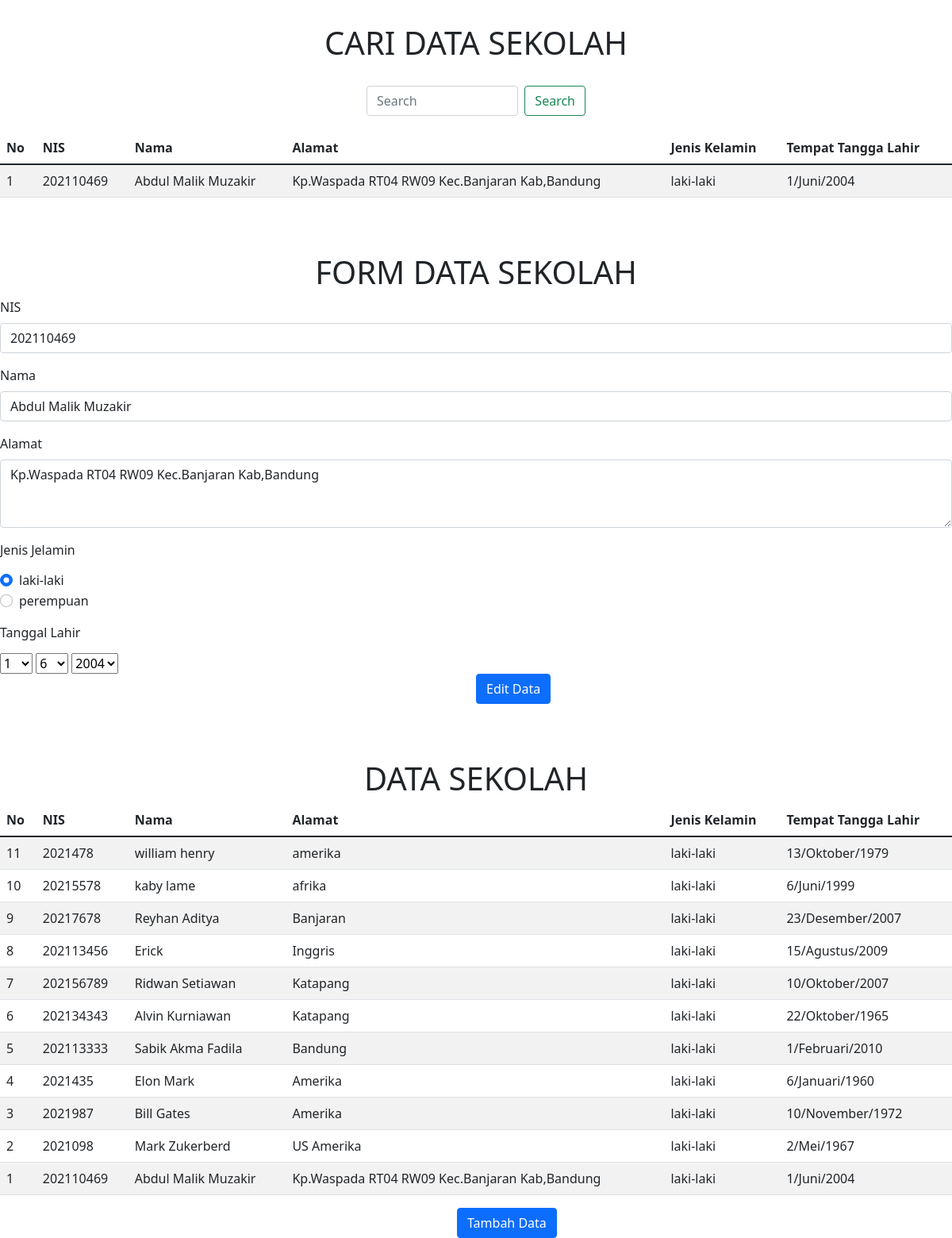
/XI_RPL_1/AbdulMalikMuzakir/abdul/simpan.php, run on the app's committed database.
### tables this page shows
CREATE TABLE `datasekolah` (
  `id` int(11) NOT NULL,
  `nis` int(15) NOT NULL,
  `nama` varchar(50) NOT NULL,
  `alamat` text NOT NULL,
  `jk` enum('laki-laki','perempuan') NOT NULL,
  `ttl` varchar(20) NOT NULL
);

### XI_RPL_1/AbdulMalikMuzakir/abdul/simpan.php (the view, shortened to what this page needs)
<?php
require_once ("database.php");
$query = mysqli_query($conn,"SELECT * FROM datasekolah ORDER BY id DESC");
?>
<!doctype html>
<html lang="en">
  <head>
    <link href="https://cdn.jsdelivr.net/npm/bootstrap@5.1.3/dist/css/bootstrap.min.css" rel="stylesheet">
  </head>
  <body>
    <h1 align="center" style="margin-top: 30px;">CARI DATA SEKOLAH</h1>
    <div class="container-fluid" style="background-color: #fff; width: 300px; margin-top: 30px; padding-bottom: 20px;">
        <form class="d-flex" action="" method="POST" autocomplete="off">
            <input class="form-control me-2" maxlength="3" type="search" name="cari" placeholder="Search" aria-label="Search">
            <button class="btn btn-outline-success" type="submit" name="btnCari">Search</button>
        </form>
    </div>
    <table class="table table-striped">
        <thead>
            <tr>
                <th>No</th>
                <th>NIS</th>
                <th>Nama</th>
                <th>Alamat</th>
                <th>Jenis Kelamin</th>
                <th>Tempat Tangga Lahir</th>
            </tr>
        </thead>
        <?php
        if(isset($_POST['btnCari'])) {
            $cari = $conn->real_escape_string($_POST['cari']);
            function validate($data) {
                $data = trim($data);
                $data = stripslashes($data);
                $data = htmlspecialchars($data);
                return $data;
            }
            $cari = validate(filter_var($cari, FILTER_SANITIZE_STRING));
            $data = mysqli_query($conn,"SELECT * FROM datasekolah WHERE id = $cari");
        } else {
            $data = mysqli_query($conn,"SELECT * FROM datasekolah");
        }
        $d = mysqli_fetch_array($data);
        ?>
        <tbody>
            <tr>
                <td><?php echo $d['id'] ?></td>
                <td><?php echo $d['nis'] ?></td>
                <td><?php echo $d['nama'] ?></td>
                <td><?php echo $d['alamat'] ?></td>
                <td><?php echo $d['jk'] ?></td>
                <td><?php echo $d['ttl'] ?></td>
            </tr>
        </tbody>
    </table>
    <h1 align="center" style="margin-top: 70px;">FORM DATA SEKOLAH</h1>
    <form action="" method="POST" autocomplete="off">
            <?php
            if(isset($_POST['btnCari'])) {
                $cari = $conn->real_escape_string($_POST['cari']);
                $cari = filter_var($cari, FILTER_SANITIZE_STRING);
                $data = mysqli_query($conn,"SELECT * FROM datasekolah WHERE id = $cari");
            } else {
                $data = mysqli_query($conn,"SELECT * FROM datasekolah");
            }
            $d1 = mysqli_fetch_array($data);
            $data2 = $d1['ttl'];
            $data3 = explode("/", $data2);
            switch ($data3[1]) {
                  case 'Juni':
                    $bln1 = "6";
                    break;
                }
        ?>
        <div class="mb-3">
            <label for="exampleFormControlInput1" class="form-label">NIS</label>
            <input type="text" class="form-control" id="exampleFormControlInput1" value="<?php echo $d1['nis'] ?>" name="nis" maxlength="9" placeholder="NIS" required>
        </div>
        <div class="mb-3">
            <label for="exampleFormControlInput1" class="form-label">Nama</label>
            <input type="text" class="form-control" id="exampleFormControlInput1" value="<?php echo $d1['nama'] ?>" name="nama" maxlength="30" placeholder="Nama" required>
        </div>
        <div class="mb-3">
            <label for="exampleFormControlTextarea1" class="form-label">Alamat</label>
            <textarea class="form-control" id="exampleFormControlTextarea1" name="alamat" placeholder="Alamat" maxlength="40" rows="3" required><?php echo $d1['alamat'] ?></textarea>
        </div>
        <label style="margin-bottom: 14px;">Jenis Jelamin</label>
        <div class="form-check">
          <input class="form-check-input" <?php echo ($d1['jk'] == "laki-laki" ? "checked" : "") ?> type="radio" name="jk" value="laki-laki" id="flexRadioDefault1" >
          <label class="form-check-label" for="flexRadioDefault1">laki-laki</label>
        </div>
        <div class="form-check">
          <input class="form-check-input" <?php echo ($d1['jk'] == "perempuan" ? "checked" : "") ?> type="radio" name="jk" value="perempuan" id="flexRadioDefault2">
          <label class="form-check-label" for="flexRadioDefault2">perempuan</label>
        </div>
        <div class="combobox">
          <label style="margin-bottom: 14px; margin-top: 14px;">Tanggal Lahir</label><br>
          <select name="tgl">
            <option><?php echo $data3[0] ?></option>
          </select>
          <select name="bln">
            <option><?php echo $bln1 ?></option>
          </select>
          <?php
          echo "<select name='thn'>";
          ?>
          <option><?php echo $data3[2] ?></option>
          <?php
          echo "</select>";
          ?>
        <div class="d-grid gap-2 d-md-block" style="margin-left: 50%;">
            <button class="btn btn-primary" type="submit" name="edit">Edit Data</button>
        </div>
    </form>
    <h1 align="center" style="margin-top: 70px;">DATA SEKOLAH</h1>
    <table class="table table-striped">
        <thead>
            <tr>
                <th>No</th>
                <th>NIS</th>
                <th>Nama</th>
                <th>Alamat</th>
                <th>Jenis Kelamin</th>
                <th>Tempat Tangga Lahir</th>
            </tr>
        </thead>
        <tbody>
            <?php if(mysqli_num_rows($query) > 0){ ?>
                <?php while($data = mysqli_fetch_array($query)) { ?>
                    <tr id = "<?php echo $data['id'] ?>">
                        <td><?php echo $data['id'] ?></td>
                        <td><?php echo $data['nis'] ?></td>
                        <td><?php echo $data['nama'] ?></td>
                        <td><?php echo $data['alamat'] ?></td>
                        <td><?php echo $data['jk'] ?></td>
                        <td><?php echo $data['ttl'] ?></td>
                    </tr>
                <?php } ?>
            <?php } ?>
        </tbody>
    </table>
    <div class="d-grid gap-2 d-md-block" style="margin-left: 48%;">
        <button class="btn btn-primary" type="submit"><a href="nama-file.php" style="color: white; text-decoration: none;">Tambah Data</a></button>
    </div>
  </body>
</html>

### data on the page
datasekolah: id "1", nis "202110469", nama "Abdul Malik Muzakir", alamat "Kp.Waspada RT04 RW09 Kec.Banjaran Kab,Bandung", jk "laki-laki", ttl "1/Juni/2004", jk "☑ laki-laki", jk "☐ perempuan", tgl "1", bln "6", thn "2004"
datasekolah: id "11", nis "2021478", nama "william henry", alamat "amerika", jk "laki-laki", ttl "13/Oktober/1979"
datasekolah: id "10", nis "20215578", nama "kaby lame", alamat "afrika", jk "laki-laki", ttl "6/Juni/1999"
datasekolah: id "9", nis "20217678", nama "Reyhan Aditya", alamat "Banjaran", jk "laki-laki", ttl "23/Desember/2007"
datasekolah: id "8", nis "202113456", nama "Erick", alamat "Inggris", jk "laki-laki", ttl "15/Agustus/2009"
datasekolah: id "7", nis "202156789", nama "Ridwan Setiawan", alamat "Katapang", jk "laki-laki", ttl "10/Oktober/2007"
datasekolah: id "6", nis "202134343", nama "Alvin Kurniawan", alamat "Katapang", jk "laki-laki", ttl "22/Oktober/1965"
datasekolah: id "5", nis "202113333", nama "Sabik Akma Fadila", alamat "Bandung", jk "laki-laki", ttl "1/Februari/2010"
datasekolah: id "4", nis "2021435", nama "Elon Mark", alamat "Amerika", jk "laki-laki", ttl "6/Januari/1960"
datasekolah: id "3", nis "2021987", nama "Bill Gates", alamat "Amerika", jk "laki-laki", ttl "10/November/1972"
datasekolah: id "2", nis "2021098", nama "Mark Zukerberd", alamat "US Amerika", jk "laki-laki", ttl "2/Mei/1967"
